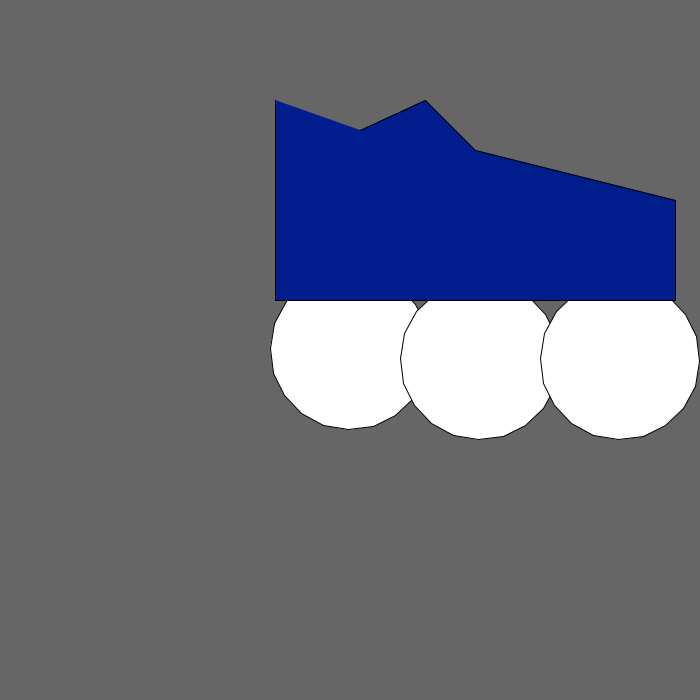
Frame 1 (no input)
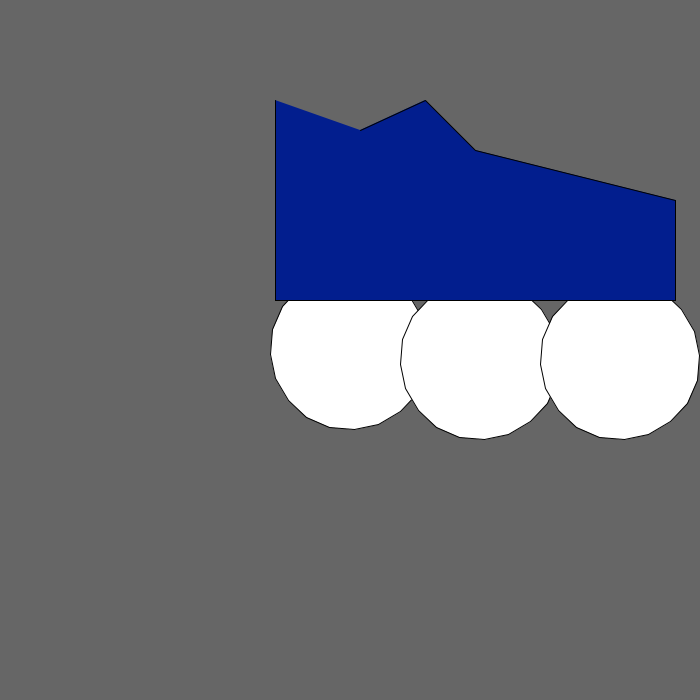
Frame 60 (the mouse pressed at the canvas centre just before this capture)
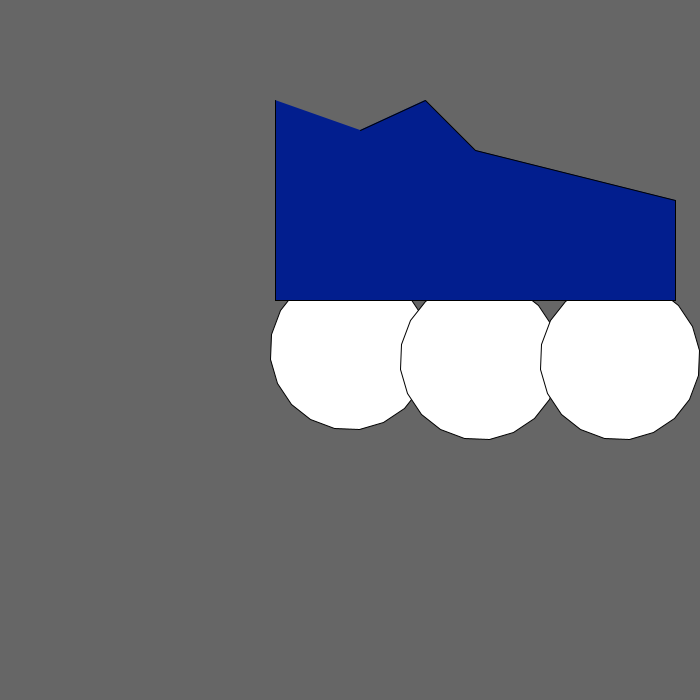
Frame 120 (the mouse held since frame 60 and released just before this capture)

The Processing sketch that drew these frames (run headless with seeded random() and noise(); from frame 60 on, the mouse is pressed at the canvas centre):

// Processing sketch: partner_functions
// ── partner_functions.pde
void setup() {
  size(700, 700);
}

void draw() {
  background(102);
  //translate (-100,-100);
  push();
  rotatingcircle(); 
  pop();
  
  push();
  translate (130,10);
  rotatingcircle();
  pop();
  
  push();
  translate (270,10);
  rotatingcircle();
  pop();
  
  push();
  translate(150, -100);
  shoe();
  pop();
}

void rotatingcircle() {
  pushMatrix();
  translate(width*0.5, height*0.5);
  rotate(frameCount / 50.0);
  polygon(0, 0, 80, 20);  // Icosagon
  popMatrix();
}
 


void polygon(float x, float y, float radius, int npoints) {
  float angle = TWO_PI / npoints;
  beginShape();
  for (float a = 0; a < TWO_PI; a += angle) {
    float sx = x + cos(a) * radius;
    float sy = y + sin(a) * radius;
    vertex(sx, sy);
  }
  endShape(CLOSE); // I took this code from processing's web site //and I took this from Daniyaal
}

void shoe() {
  translate(-75,-200);
  fill(2,30,142);
  beginShape();
  vertex(200, 400);
  vertex(200, 600);
  vertex(600,600);
  vertex(600, 500);
  vertex(400, 450);
  vertex(350, 400);
  vertex(285,430);
  endShape();
}
